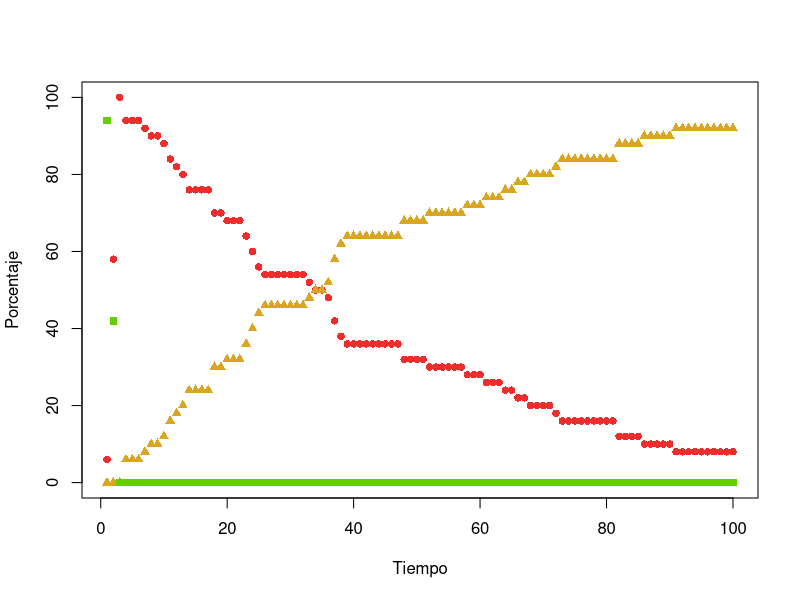
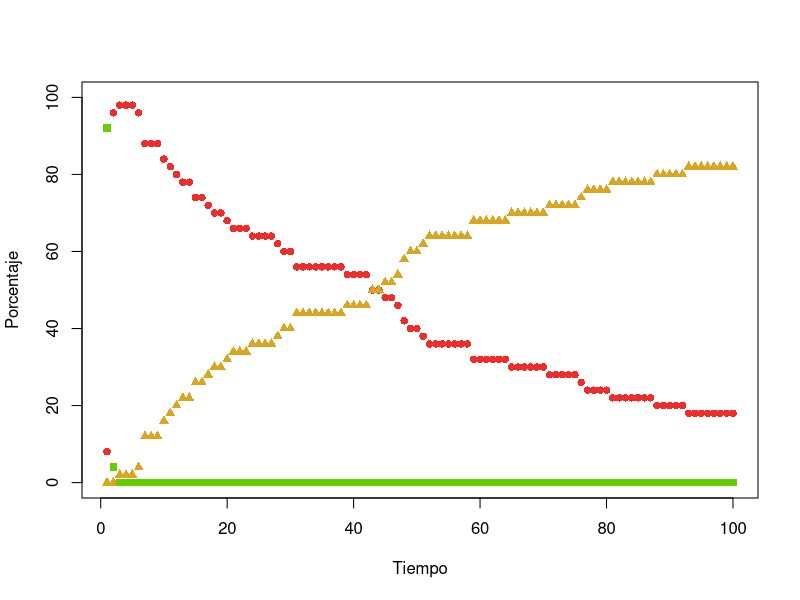
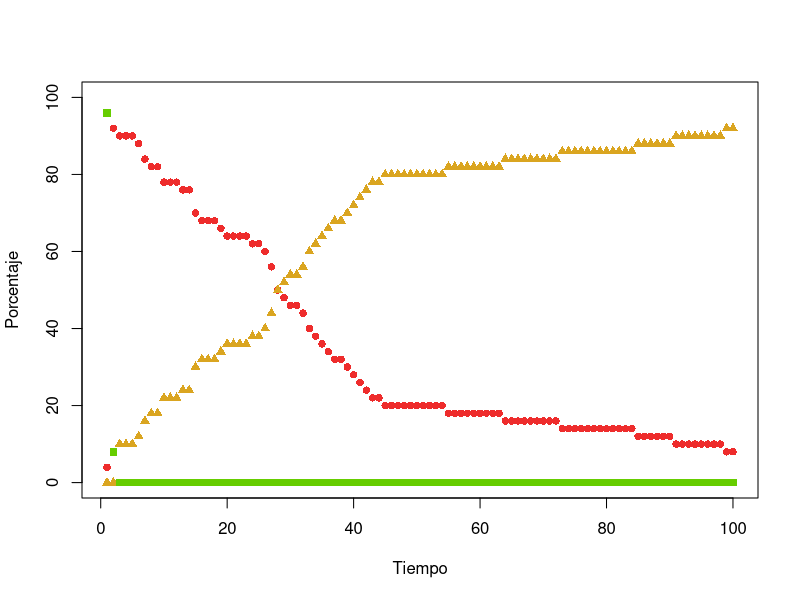
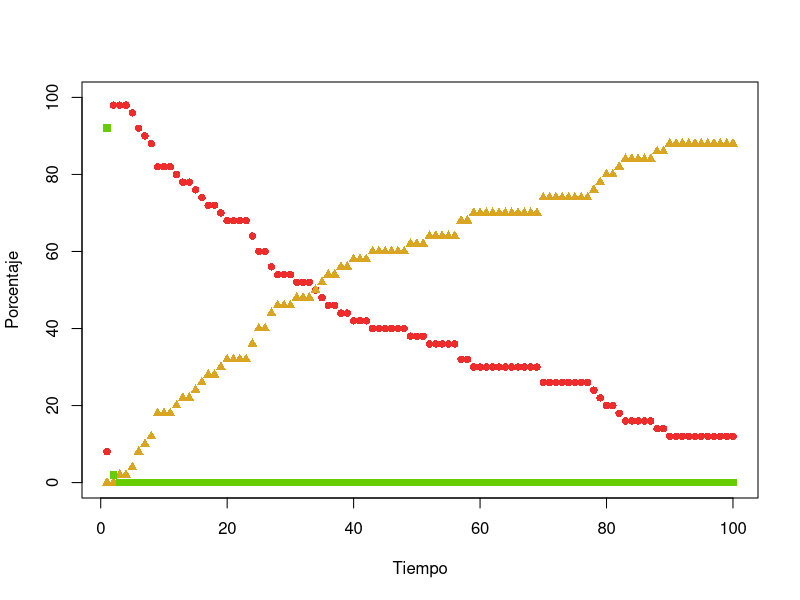
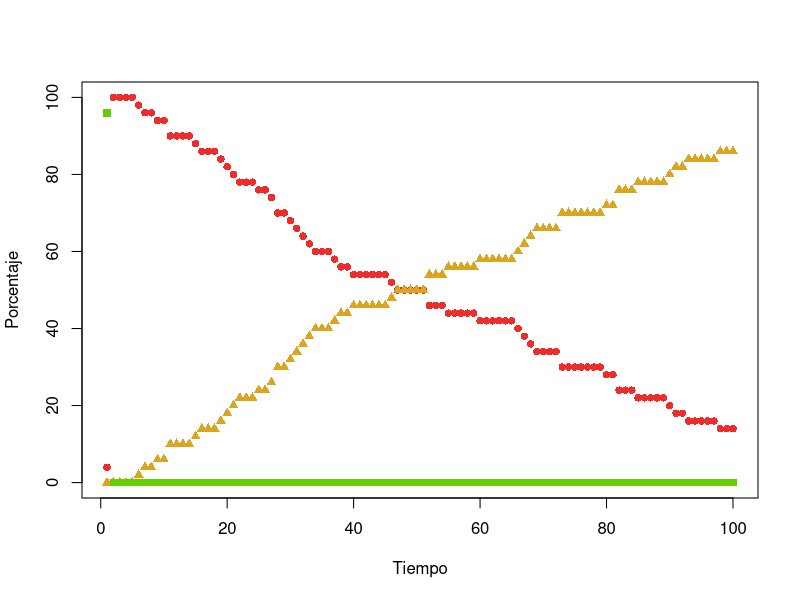
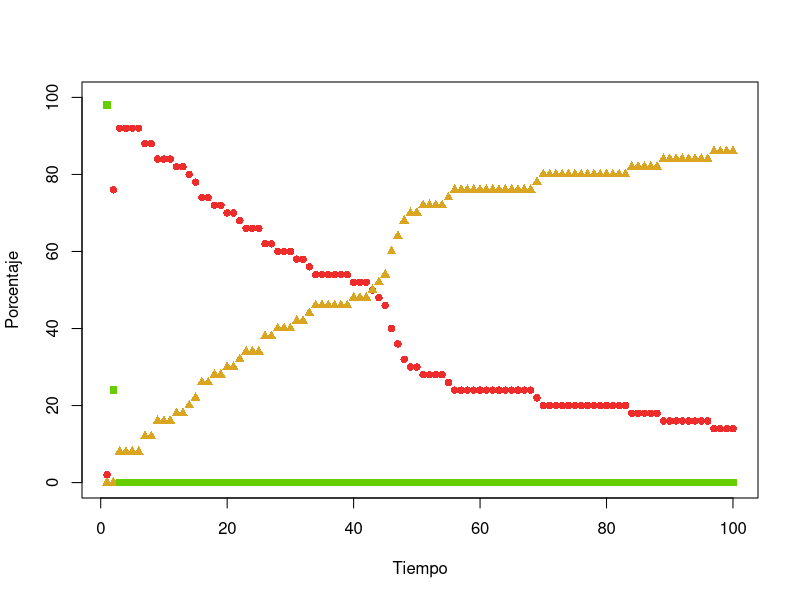
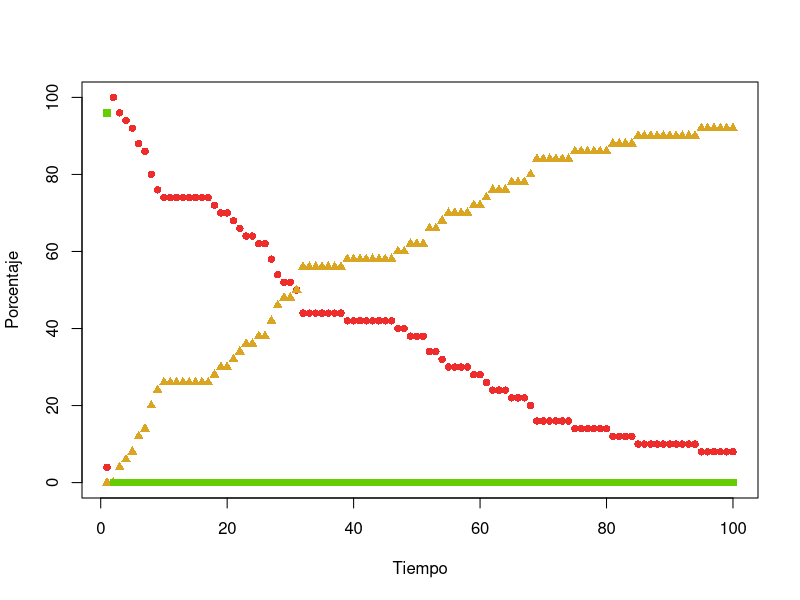
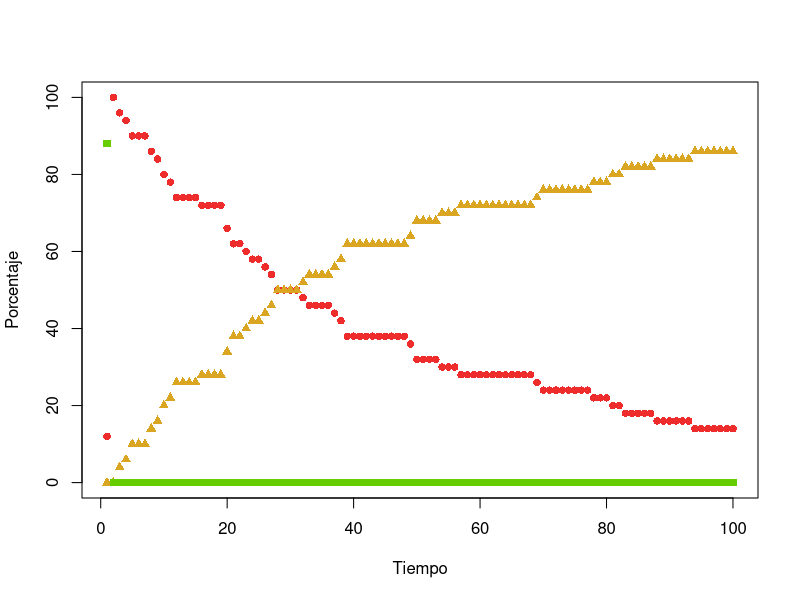

The R script that drew these images, in order: (Note: a time limit stopped this script after it produced the figures.)
l <- 1.5
n <- 50
pi <- 0.05
pr <- 0.02
v <- l / 30
impr = FALSE
r <- 0.1
tmax <- 100
replicas = 30
exper = data.frame(rep = numeric(), time=numeric()  )

digitos <- floor(log(tmax, 10)) + 1
exper = data.frame(rep = numeric(), time=numeric()  )

for(r in 1:replicas){

    inic = proc.time()
    agentes <- data.frame(x = double(), y = double(), dx = double(), dy = double(), estado  = character())
    for (i in 1:n) {
        e <- "S"
        if (runif(1) < pi) {
            e <- "I"
        }
        agentes <- rbind(agentes, data.frame(x = runif(1, 0, l), y = runif(1, 0, l),
                                             dx = runif(1, -v, v), dy = runif(1, -v, v),
                                             estado = e))
        levels(agentes$estado) <- c("S", "I", "R")
    }
    epidemia <- integer()
    inmunes <- integer()
    saludables <- integer()

    for (tiempo in 1:tmax) {
        infectados <- dim(agentes[agentes$estado == "I",])[1]
        epidemia <- c(epidemia, infectados)
        recuperados <- nrow(agentes[agentes$estado == "R",])
        inmunes <- c(inmunes, recuperados)
        sanos <- nrow(agentes[agentes$estado == "S",])
        saludables <- c(saludables, sanos)

        if (infectados == 0) {
            break
        }
        contagios <- rep(FALSE, n)
        for (i in 1:n) { # posibles contagios
            a1 <- agentes[i, ]
            if (a1$estado == "I") { # desde los infectados
                for (j in 1:n) {
                    if (!contagios[j]) { # aun sin contagio
                        a2 <- agentes[j, ]
                        if (a2$estado == "S") { # hacia los susceptibles
                            dx <- a1$x - a2$x
                            dy <- a1$y - a2$y
                            d <- sqrt(dx^2 + dy^2)
                            if (d < r) { # umbral
                                p <- (r - d) / r
                                if (runif(1) < p) {
                                    contagios[j] <- TRUE
                                }
                            }
                        }
                    }
                }
            }
        }
        for (i in 1:n) { # movimientos y actualizaciones
            a <- agentes[i, ]
            if (contagios[i]) {
                a$estado <- "I"
            } else if (a$estado == "I") { # ya estaba infectado
                if (runif(1) < pr) {
                    a$estado <- "R" # recupera
                }
            }
            a$x <- a$x + a$dx
            a$y <- a$y + a$dy
            if (a$x > l) {
                a$x <- a$x - l
            }
            if (a$y > l) {
                a$y <- a$y - l
            }
            if (a$x < 0) {
                a$x <- a$x + l
            }
            if (a$y < 0) {
                a$y <- a$y + l
            }
            agentes[i, ] <- a
        }
        aS <- agentes[agentes$estado == "S",]
        aI <- agentes[agentes$estado == "I",]
        aR <- agentes[agentes$estado == "R",]
        tl <- paste(tiempo, "", sep="")
        if(impr){
            while (nchar(tl) < digitos) {
                tl <- paste("0", tl, sep="")
            }
            salida <- paste("p6_t", tl, ".png", sep="")
            tiempo <- paste("Paso", tiempo)
            png(salida)
            plot(l, type="n", main=tiempo, xlim=c(0, l), ylim=c(0, l), xlab="x", ylab="y")
            if (dim(aS)[1] > 0) {
                points(aS$x, aS$y, pch=15, col="chartreuse3", bg="chartreuse3")
            }
            if (dim(aI)[1] > 0) {
                points(aI$x, aI$y, pch=16, col="firebrick2", bg="firebrick2")
            }
            if (dim(aR)[1] > 0) {
                points(aR$x, aR$y, pch=17, col="goldenrod", bg="goldenrod")
            }
            graphics.off()
        }
    }
    print(proc.time()-inic)
    png(paste("p6e", r, ".png",sep=""), width=1800, height=900)
    plot(1:length(epidemia), 100 * epidemia / n, pch=16 , col="firebrick2", ylim=c(0,100), xlab="Tiempo", ylab="Porcentaje")
    points(1:length(inmunes), 100 *inmunes / n, pch=17, col="goldenrod")
    points(1:length(saludables), 100 *saludables / n, pch=15, col="chartreuse3")

    graphics.off()
}
write.csv("datoseo.csv")
print(exper)
